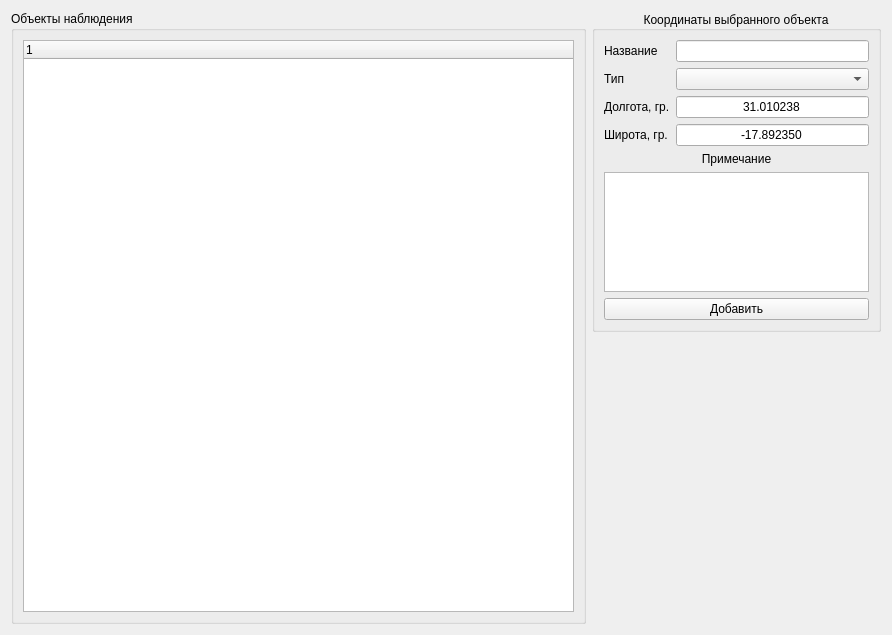
<?xml version="1.0" encoding="UTF-8"?>
<ui version="4.0">
 <class>C_listregion</class>
 <widget class="QWidget" name="C_listregion">
  <property name="geometry">
   <rect>
    <x>0</x>
    <y>0</y>
    <width>892</width>
    <height>635</height>
   </rect>
  </property>
  <property name="windowTitle">
   <string>Form</string>
  </property>
  <layout class="QGridLayout" name="gridLayout_2">
   <item row="0" column="1">
    <widget class="QGroupBox" name="groupBox">
     <property name="minimumSize">
      <size>
       <width>289</width>
       <height>155</height>
      </size>
     </property>
     <property name="maximumSize">
      <size>
       <width>289</width>
       <height>16777215</height>
      </size>
     </property>
     <property name="layoutDirection">
      <enum>Qt::LeftToRight</enum>
     </property>
     <property name="title">
      <string>Координаты выбранного объекта</string>
     </property>
     <property name="alignment">
      <set>Qt::AlignCenter</set>
     </property>
     <layout class="QGridLayout" name="gridLayout">
      <item row="4" column="0">
       <widget class="QLabel" name="label_longitude">
        <property name="text">
         <string>Долгота, гр.</string>
        </property>
       </widget>
      </item>
      <item row="9" column="0" colspan="2">
       <widget class="QPushButton" name="pushButton">
        <property name="text">
         <string>Добавить</string>
        </property>
       </widget>
      </item>
      <item row="5" column="0">
       <widget class="QLabel" name="label_latitude">
        <property name="text">
         <string>Широта, гр.</string>
        </property>
       </widget>
      </item>
      <item row="5" column="1">
       <widget class="QLineEdit" name="lineEdit_latitude">
        <property name="sizePolicy">
         <sizepolicy hsizetype="Expanding" vsizetype="Fixed">
          <horstretch>0</horstretch>
          <verstretch>0</verstretch>
         </sizepolicy>
        </property>
        <property name="contextMenuPolicy">
         <enum>Qt::DefaultContextMenu</enum>
        </property>
        <property name="layoutDirection">
         <enum>Qt::LeftToRight</enum>
        </property>
        <property name="autoFillBackground">
         <bool>false</bool>
        </property>
        <property name="text">
         <string>-17.892350</string>
        </property>
        <property name="alignment">
         <set>Qt::AlignCenter</set>
        </property>
       </widget>
      </item>
      <item row="2" column="1">
       <widget class="QComboBox" name="comboBox_type_region"/>
      </item>
      <item row="2" column="0">
       <widget class="QLabel" name="label_latitude_2">
        <property name="text">
         <string>Тип</string>
        </property>
       </widget>
      </item>
      <item row="7" column="0" colspan="2">
       <widget class="QLabel" name="label">
        <property name="maximumSize">
         <size>
          <width>16777215</width>
          <height>16</height>
         </size>
        </property>
        <property name="text">
         <string>Примечание</string>
        </property>
        <property name="alignment">
         <set>Qt::AlignCenter</set>
        </property>
       </widget>
      </item>
      <item row="1" column="0">
       <widget class="QLabel" name="label_longitude_2">
        <property name="text">
         <string>Название</string>
        </property>
       </widget>
      </item>
      <item row="1" column="1">
       <widget class="QLineEdit" name="lineEdit_name">
        <property name="sizePolicy">
         <sizepolicy hsizetype="Expanding" vsizetype="Fixed">
          <horstretch>0</horstretch>
          <verstretch>0</verstretch>
         </sizepolicy>
        </property>
        <property name="contextMenuPolicy">
         <enum>Qt::DefaultContextMenu</enum>
        </property>
        <property name="layoutDirection">
         <enum>Qt::LeftToRight</enum>
        </property>
        <property name="autoFillBackground">
         <bool>false</bool>
        </property>
        <property name="text">
         <string/>
        </property>
        <property name="alignment">
         <set>Qt::AlignCenter</set>
        </property>
       </widget>
      </item>
      <item row="4" column="1">
       <widget class="QLineEdit" name="lineEdit_longitude">
        <property name="sizePolicy">
         <sizepolicy hsizetype="Expanding" vsizetype="Fixed">
          <horstretch>0</horstretch>
          <verstretch>0</verstretch>
         </sizepolicy>
        </property>
        <property name="contextMenuPolicy">
         <enum>Qt::DefaultContextMenu</enum>
        </property>
        <property name="layoutDirection">
         <enum>Qt::LeftToRight</enum>
        </property>
        <property name="autoFillBackground">
         <bool>false</bool>
        </property>
        <property name="text">
         <string>31.010238</string>
        </property>
        <property name="alignment">
         <set>Qt::AlignCenter</set>
        </property>
       </widget>
      </item>
      <item row="8" column="0" colspan="2">
       <widget class="QPlainTextEdit" name="plainTextEdit">
        <property name="enabled">
         <bool>true</bool>
        </property>
        <property name="minimumSize">
         <size>
          <width>0</width>
          <height>50</height>
         </size>
        </property>
        <property name="maximumSize">
         <size>
          <width>16777215</width>
          <height>120</height>
         </size>
        </property>
       </widget>
      </item>
     </layout>
    </widget>
   </item>
   <item row="1" column="1">
    <spacer name="verticalSpacer">
     <property name="orientation">
      <enum>Qt::Vertical</enum>
     </property>
     <property name="sizeHint" stdset="0">
      <size>
       <width>20</width>
       <height>40</height>
      </size>
     </property>
    </spacer>
   </item>
   <item row="0" column="0" rowspan="2">
    <widget class="QGroupBox" name="groupBox_2">
     <property name="title">
      <string>Объекты наблюдения</string>
     </property>
     <layout class="QHBoxLayout" name="horizontalLayout_2">
      <item>
       <widget class="QTreeWidget" name="treeWidget"/>
      </item>
     </layout>
    </widget>
   </item>
  </layout>
 </widget>
 <resources/>
 <connections/>
</ui>
